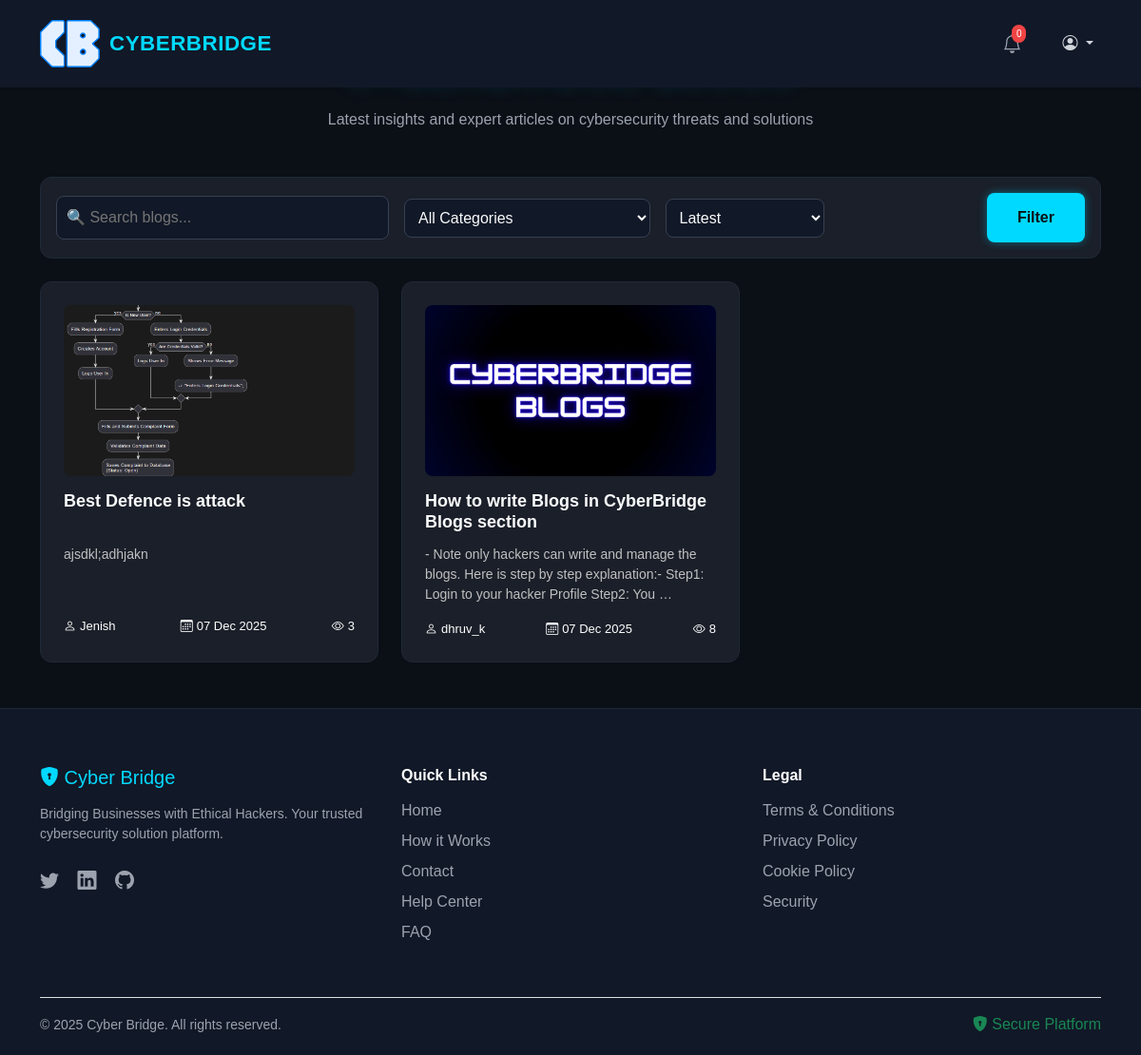
The page /blog_list on the database as committed earlier.
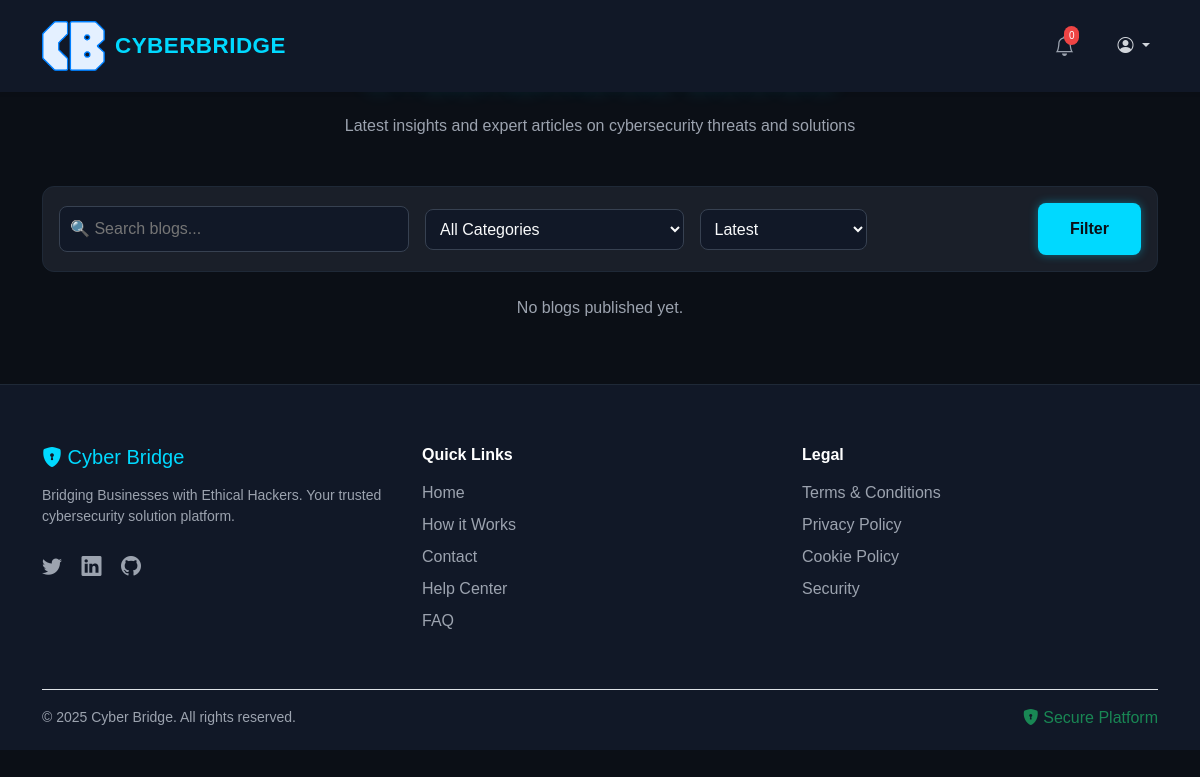
The same page on the database as committed later.
### app1/models.py (models this page shows, shortened)
class Blogs(models.Model):
    author = models.ForeignKey(User, on_delete=models.CASCADE)
    title = models.CharField(max_length=200)
    content = models.TextField()
    featured_image = models.ImageField(
        upload_to="blog_images/",
        null=True,
        blank=True,
        default="blog_images/default_blog.png"
    )
    category = models.CharField(max_length=100, blank=True)
    created_on = models.DateTimeField(default=timezone.now)
    updated_on = models.DateTimeField(auto_now=True)
    views = models.PositiveIntegerField(default=0)

class User(AbstractUser):
    username = models.CharField(unique=True,max_length=50)
    email = models.EmailField(unique=True)
    role = models.ForeignKey('Role', on_delete=models.CASCADE, null=True, blank=True)
    date_created = models.DateTimeField(default=timezone.now)
    is_active = models.BooleanField(default=True)
    USERNAME_FIELD = 'email'
    REQUIRED_FIELDS = ["username"]
    objects = CustomUserManager()  # ✅ Use our new manager here
    groups = models.ManyToManyField(
        Group,
        related_name="custom_user_groups",
        blank=True
    )
    user_permissions = models.ManyToManyField(
        Permission,
        related_name="custom_user_permissions",
        blank=True
    )

### app1/views.py (the view)
# urls.py: path('blog_list',views.blog_list,name="blog_list"),
def blog_list(request):
    search = request.GET.get("search", "")
    category = request.GET.get("category", "")
    sort = request.GET.get("sort", "latest")
    blogs = Blogs.objects.all()
    if search:
        blogs = blogs.filter(
            Q(title__icontains=search) |
            Q(content__icontains=search)
        )
    if category and category != "all":
        blogs = blogs.filter(category__iexact=category)
    if sort == "latest":
        blogs = blogs.order_by("-created_on")
    elif sort == "popular":
        blogs = blogs.order_by("-views")
    return render(request, "blog-list.html", {
        "blogs": blogs,
        "search": search,
        "selected_category": category,
        "selected_sort": sort
    })

### templates/blog-list.html (shortened to what this page needs)
{% extends "base_user.html" %}
{% block content %}
    <main class="container my-5">
        <div class="text-center mb-5">
            <h1 class="page-title mb-3">CYBERBRIDGE BLOGS</h1>
            <p style="color: #9CA3AF; max-width: 600px; margin: 0 auto; font-size: 16px;">
                Latest insights and expert articles on cybersecurity threats and solutions
            </p>
        </div>
        <form method="GET" class="card-dark p-3 mb-4">
            <div class="row align-items-center g-3">
                <div class="col-md-4">
                    <input type="text"
                        name="search"
                        value="{{ search }}"
                        class="form-input"
                        placeholder="🔍 Search blogs...">
                </div>
                <div class="col-md-3">
                    <select name="category" class="form-input">
                        <option value="all" {% if selected_category == "all" %}selected{% endif %}>All Categories</option>
                    </select>
                </div>
                <div class="col-md-2">
                    <select name="sort" class="form-input">
                        <option value="latest" {% if selected_sort == "latest" %}selected{% endif %}>Latest</option>
                    </select>
                </div>
                <div class="col-md-3 text-md-end">
                    <button class="button-primary" type="submit">Filter</button>
                </div>
            </div>
        </form>
        <div class="row g-4 mb-5">
            {% for blog in blogs %}
            <div class="col-lg-4 col-md-6">
                <a href="{% url 'read_blog' blog.id %}" class="text-decoration-none">
                    <div class="card-dark p-4 h-100" style="transition: transform 0.2s; border-radius: 12px;">
                        <div class="mb-3" style="height: 180px; border-radius: 8px; overflow: hidden;">
                            <img src="{{ blog.featured_image.url }}"
                                 alt="Blog Image"
                                 style="width: 100%; height: 100%; object-fit: cover;">
                        </div>
                        <h3 class="mb-2" style="color: #F9FAFB; font-size: 18px; font-weight: 600; min-height: 48px;">
                            {{ blog.title|truncatechars:60 }}
                        </h3>
                        <p class="mb-3" style="font-size: 14px; line-height: 1.5; min-height: 60px; color: #c0c0c0ff;">
                            {{ blog.content|truncatechars:140 }}
                        </p>
                        <div style="display: flex; justify-content: space-between; align-items: center;
                                    font-size: 13px; color: #ffffffff;">
                            <span><i class="bi bi-person me-1"></i>{{ blog.author.username }}</span>
                            <span><i class="bi bi-calendar3 me-1"></i>{{ blog.created_on|date:"d M Y" }}</span>
                            <span><i class="bi bi-eye me-1"></i>{{ blog.views }}</span>
                        </div>
                    </div>
                </a>
            </div>
            {% empty %}
            <p class="text-center text-gray mt-4">No blogs published yet.</p>
            {% endfor %}
        </div>
    </main>
{% endblock content %}

Rows that differ between the two databases and show on the page:
removed Blogs: featured_image (picture), title "Best Defence is attack", content "ajsdkl;adhjakn", author.username "Jenish", created_on "07 Dec 2025", views "3"
removed Blogs: featured_image (placeholder picture), title "How to write Blogs in CyberBridge Blogs section", content "- Note only hackers can write and manage the blogs. Here is step by step explanation:- Step1: Login to your hacker Profile Step2: You …", author.username "dhruv_k", created_on "07 Dec 2025", views "8"
Other text that changed with them:
text now shown: "No blogs published yet."
